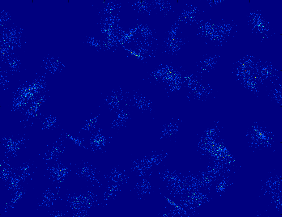
#> input picture PyTorch深度学习实践（python for pytorch）/第十二章/images/china010.png, 282 x 217 px, found by its file name
$ python 01.py
#> lines starting #> are read from the running program, lines starting #| are printed output that depends on the picture
import matplotlib.pyplot as plt
import numpy as np

img = plt.imread("C:/Users/15064/Desktop/china010.png")
#> img is the input picture: shape (217, 282, 4) float32; mean R, G, B, A 0.00063, 0.0128, 0.515, 1

h, w, _ = img.shape
#> h = 217; w = 282
xs, ys = [], []
for i in range(100):
    mean = w*np.random.rand(), h*np.random.rand()
    a = 50 + np.random.randint(50, 200)
    b = 50 + np.random.randint(50, 200)
    c = (a + b)*np.random.normal()*0.2
    cov = [[a, c], [c, b]]
    count = 200
    x, y = np.random.multivariate_normal(mean, cov, size=count).T
    xs.append(x)
    ys.append(y)
x = np.concatenate(xs)
y = np.concatenate(ys)

hist, _, _ = np.histogram2d(x, y, bins=(np.arange(0, w), np.arange(0, h)))
hist = hist.T
plt.imshow(hist);

from scipy.ndimage import filters
heat = filters.gaussian_filter(hist, 10.0)
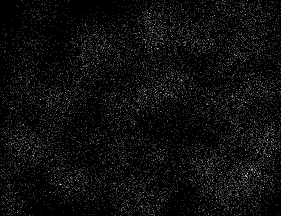
#> hist: shape (216, 281) float64; min 0, max 6, mean 0.303; drawn with min black and max white
plt.imshow(heat);
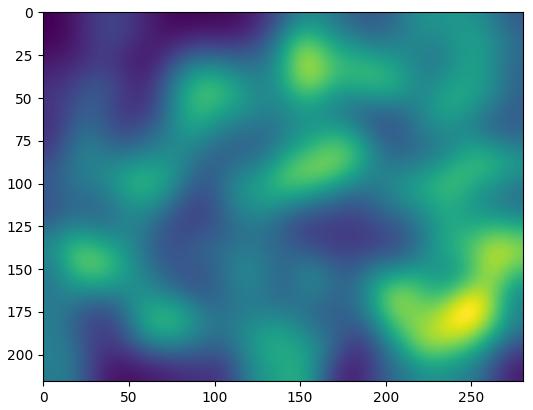
#> figure drawn by matplotlib, 1 panel
